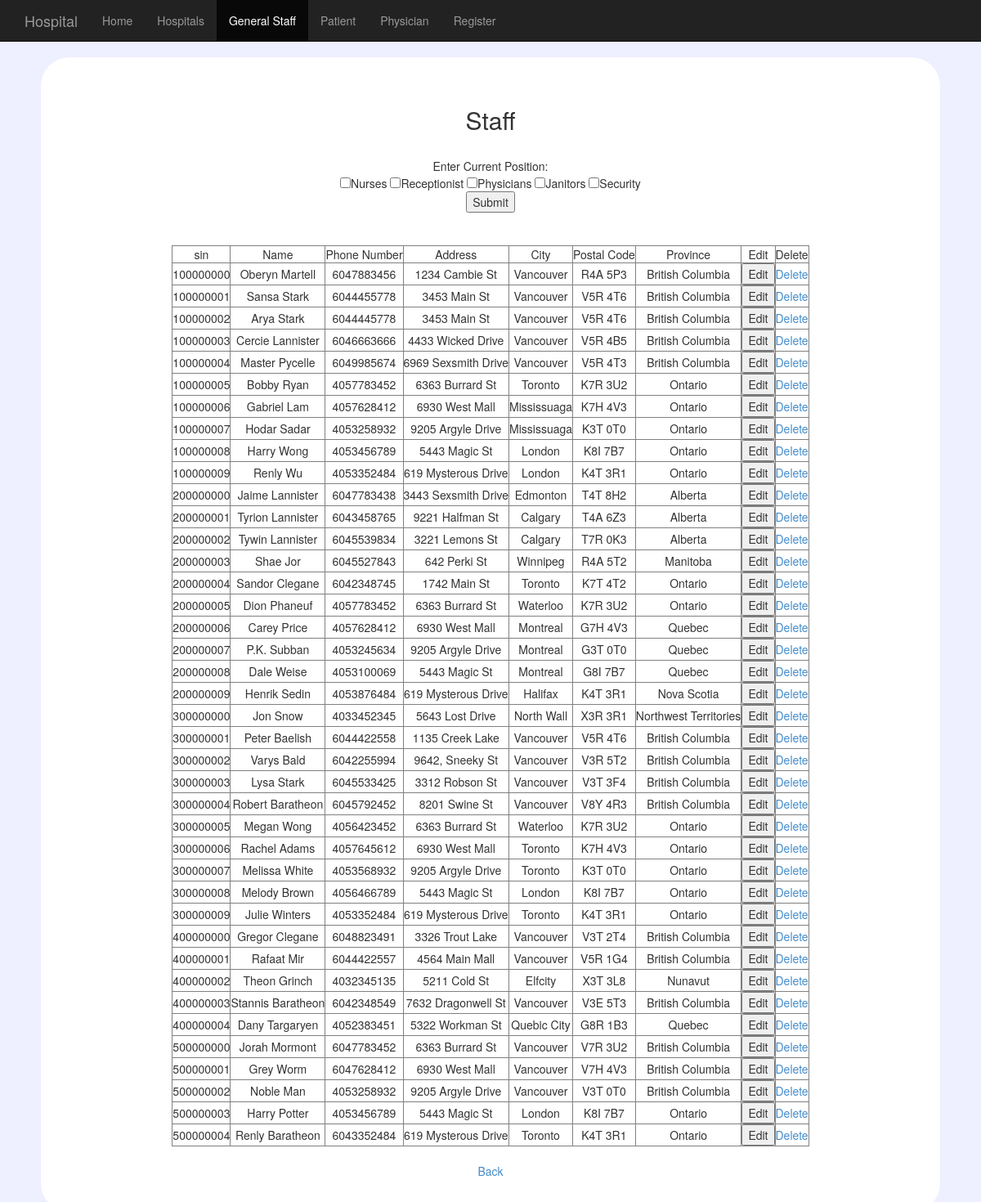
The page /?page=staff on the database its author committed.
### tables this page shows
CREATE TABLE Staff(
	sin INTEGER(9),
	name CHAR(20),
	phonenum CHAR(10),
	address CHAR(100),
	city CHAR(25),
	postal_code CHAR(7),
	province CHAR(30),
	PRIMARY KEY(SIN));

### public/staff.php (the view, shortened to what this page needs)
<h2>Staff</h2>
<br>
Enter Current Position:
<form method="post" action="">
	<input type="checkbox" name="Staff[]" value="Nurse">Nurses
	<input type="checkbox" name="Staff[]" value="Receptionist">Receptionist
	<input type="checkbox" name="Staff[]" value="Physician">Physicians
	<input type="checkbox" name="Staff[]" value="Janitor">Janitors
	<input type="checkbox" name="Staff[]" value="Security">Security
	<br>
	<input type="submit" name="division" value="Submit">
	<br><br><br>
</form>
<?php
	$query_staff = "SELECT * FROM staff;";
?>
<table align="center" border="1">
          <tr>
          <td>sin</td>
          <td>Name</td>
          <td>Phone Number</td>
          <td>Address</td>
          <td>City</td>
          <td>Postal Code</td>
          <td>Province</td>
		  <td>Edit</td>
          <td>Delete</td>
          </tr>
          <?php
          $result = mysql_query($query_staff);
          while ($subject = mysql_fetch_assoc($result)) {
          ?>
          <tr>
          <td><?php  echo $subject["sin"]."<br/>";?></td>
          <td><?php  echo $subject["name"]."<br/>";?></td>
          <td><?php  echo $subject["phonenum"]."<br/>";?></td>
          <td><?php  echo $subject["address"]."<br/>";?></td>
          <td><?php  echo $subject["city"]."<br/>";?></td>
          <td><?php  echo $subject["postal_code"]."<br/>";?></td>
          <td><?php  echo $subject["province"]."<br/>";?></td>
		  <td><form method="post" action="?page=pedit">
			<input type="submit" name="edit-request-staff" value="Edit">
			</form></td>
          <td><a href="private/delete.php?class=staff&sin=<?php echo $subject["sin"]; ?>">Delete</a> </td>
          </tr>
          <?php
          }
           ?>
        </table>
        <br>
<a href="javascript:history.go(-1)">Back</a>

### index.php (shortened to what this page needs)
<!DOCTYPE html>
<html lang="en">
  <head>
    <link href="public/css/bootstrap.min.css" rel="stylesheet">
    <link href="public/css/starter-template.css" rel="stylesheet">
  </head>
  <body>
    <div class="navbar navbar-inverse navbar-fixed-top" role="navigation">
      <div class="container">
        <div class="navbar-header">
          <a class="navbar-brand" href="?page=home">Hospital</a>
        </div>
        <div class="collapse navbar-collapse">
          <ul class="nav navbar-nav">
            <li <?php if(!isset($_GET["page"]) || $_GET["page"]=="home") echo 'class="active"'; ?>><a href="?page=home">Home</a></li>
			<li <?php if(isset($_GET["page"]) && $_GET["page"]=="hospital") echo 'class="active"'; ?>><a href="?page=hospital">Hospitals</a></li>
            <li <?php if(isset($_GET["page"]) && $_GET["page"]=="staff") echo 'class="active"'; ?>><a href="?page=staff">General Staff</a></li>
            <li <?php if(isset($_GET["page"]) && $_GET["page"]=="patient") echo 'class="active"'; ?>><a href="?page=patient">Patient</a></li>
            <li <?php if(isset($_GET["page"]) && $_GET["page"]=="physician") echo 'class="active"'; ?>><a href="?page=physician">Physician</a></li>
            <li <?php if(isset($_GET["page"]) && $_GET["page"]=="register") echo 'class="active"'; ?>><a href="?page=register">Register</a></li>
          </ul>
        </div>
      </div>
    </div>
    <div class="container">
      <div class="starter-template">
        <?php
        if (isset($_GET["page"]) && $_GET["page"]=="physician" )
          {include_once("public/physician.php");}
        elseif (isset($_GET["page"]) && $_GET["page"]=="staff")
          {include_once("public/staff.php");}
        elseif (isset($_GET["page"]) && $_GET["page"]=="patient")
          {include_once("public/patient.php");}
        elseif (isset($_GET["page"]) && $_GET["page"]=="register")
          {include_once("public/register.php");}
		elseif (isset($_GET["page"]) && $_GET["page"]=="hospital")
          {include_once("public/hospital.php");}
		elseif (isset($_GET["page"]) && $_GET["page"]=="pedit")
          {include_once("public/pedit.php");}
		elseif (isset($_GET["page"]) && $_GET["page"]=="pappointments")
          {include_once("public/pappointments.php");}
		elseif (isset($_GET["page"]) && $_GET["page"]=="roomstay")
          {include_once("public/roomstay.php");}
		elseif (isset($_GET["page"]) && $_GET["page"]=="room")
          {include_once("public/room.php");}
        else
          {include_once("public/home.php");}
        ?>
      </div>
    </div>
  </body>
</html>

### public/css/starter-template.css (style rules this page uses)
body { padding-top: 50px; background-color: #EEEFFF; }
.starter-template { margin: 20px; border: 5px; border-radius: 35px; padding: 40px 15px; text-align: center; background-color: #FFFFFF; }

### rows shown on the page
staff: sin "100000000", name "Oberyn Martell", phonenum "6047883456", address "1234 Cambie St", city "Vancouver", postal_code "R4A 5P3", province "British Columbia"
staff: sin "100000001", name "Sansa Stark", phonenum "6044455778", address "3453 Main St", city "Vancouver", postal_code "V5R 4T6", province "British Columbia"
staff: sin "100000002", name "Arya Stark", phonenum "6044445778", address "3453 Main St", city "Vancouver", postal_code "V5R 4T6", province "British Columbia"
staff: sin "100000003", name "Cercie Lannister", phonenum "6046663666", address "4433 Wicked Drive", city "Vancouver", postal_code "V5R 4B5", province "British Columbia"
staff: sin "100000004", name "Master Pycelle", phonenum "6049985674", address "6969 Sexsmith Drive", city "Vancouver", postal_code "V5R 4T3", province "British Columbia"
staff: sin "100000005", name "Bobby Ryan", phonenum "4057783452", address "6363 Burrard St", city "Toronto", postal_code "K7R 3U2", province "Ontario"
staff: sin "100000006", name "Gabriel Lam", phonenum "4057628412", address "6930 West Mall", city "Mississuaga", postal_code "K7H 4V3", province "Ontario"
staff: sin "100000007", name "Hodar Sadar", phonenum "4053258932", address "9205 Argyle Drive", city "Mississuaga", postal_code "K3T 0T0", province "Ontario"
staff: sin "100000008", name "Harry Wong", phonenum "4053456789", address "5443 Magic St", city "London", postal_code "K8I 7B7", province "Ontario"
staff: sin "100000009", name "Renly Wu", phonenum "4053352484", address "619 Mysterous Drive", city "London", postal_code "K4T 3R1", province "Ontario"
staff: sin "200000000", name "Jaime Lannister", phonenum "6047783438", address "3443 Sexsmith Drive", city "Edmonton", postal_code "T4T 8H2", province "Alberta"
staff: sin "200000001", name "Tyrion Lannister", phonenum "6043458765", address "9221 Halfman St", city "Calgary", postal_code "T4A 6Z3", province "Alberta"
staff: sin "200000002", name "Tywin Lannister", phonenum "6045539834", address "3221 Lemons St", city "Calgary", postal_code "T7R 0K3", province "Alberta"
staff: sin "200000003", name "Shae Jor", phonenum "6045527843", address "642 Perki St", city "Winnipeg", postal_code "R4A 5T2", province "Manitoba"
staff: sin "200000004", name "Sandor Clegane", phonenum "6042348745", address "1742 Main St", city "Toronto", postal_code "K7T 4T2", province "Ontario"
staff: sin "200000005", name "Dion Phaneuf", phonenum "4057783452", address "6363 Burrard St", city "Waterloo", postal_code "K7R 3U2", province "Ontario"
staff: sin "200000006", name "Carey Price", phonenum "4057628412", address "6930 West Mall", city "Montreal", postal_code "G7H 4V3", province "Quebec"
staff: sin "200000007", name "P.K. Subban", phonenum "4053245634", address "9205 Argyle Drive", city "Montreal", postal_code "G3T 0T0", province "Quebec"
staff: sin "200000008", name "Dale Weise", phonenum "4053100069", address "5443 Magic St", city "Montreal", postal_code "G8I 7B7", province "Quebec"
staff: sin "200000009", name "Henrik Sedin", phonenum "4053876484", address "619 Mysterous Drive", city "Halifax", postal_code "K4T 3R1", province "Nova Scotia"
staff: sin "300000000", name "Jon Snow", phonenum "4033452345", address "5643 Lost Drive", city "North Wall", postal_code "X3R 3R1", province "Northwest Territories"
staff: sin "300000001", name "Peter Baelish", phonenum "6044422558", address "1135 Creek Lake", city "Vancouver", postal_code "V5R 4T6", province "British Columbia"
staff: sin "300000002", name "Varys Bald", phonenum "6042255994", address "9642, Sneeky St", city "Vancouver", postal_code "V3R 5T2", province "British Columbia"
staff: sin "300000003", name "Lysa Stark", phonenum "6045533425", address "3312 Robson St", city "Vancouver", postal_code "V3T 3F4", province "British Columbia"
staff: sin "300000004", name "Robert Baratheon", phonenum "6045792452", address "8201 Swine St", city "Vancouver", postal_code "V8Y 4R3", province "British Columbia"
staff: sin "300000005", name "Megan Wong", phonenum "4056423452", address "6363 Burrard St", city "Waterloo", postal_code "K7R 3U2", province "Ontario"
staff: sin "300000006", name "Rachel Adams", phonenum "4057645612", address "6930 West Mall", city "Toronto", postal_code "K7H 4V3", province "Ontario"
staff: sin "300000007", name "Melissa White", phonenum "4053568932", address "9205 Argyle Drive", city "Toronto", postal_code "K3T 0T0", province "Ontario"
staff: sin "300000008", name "Melody Brown", phonenum "4056466789", address "5443 Magic St", city "London", postal_code "K8I 7B7", province "Ontario"
staff: sin "300000009", name "Julie Winters", phonenum "4053352484", address "619 Mysterous Drive", city "Toronto", postal_code "K4T 3R1", province "Ontario"
staff: sin "400000000", name "Gregor Clegane", phonenum "6048823491", address "3326 Trout Lake", city "Vancouver", postal_code "V3T 2T4", province "British Columbia"
staff: sin "400000001", name "Rafaat Mir", phonenum "6044422557", address "4564 Main Mall", city "Vancouver", postal_code "V5R 1G4", province "British Columbia"
staff: sin "400000002", name "Theon Grinch", phonenum "4032345135", address "5211 Cold St", city "Elfcity", postal_code "X3T 3L8", province "Nunavut"
staff: sin "400000003", name "Stannis Baratheon", phonenum "6042348549", address "7632 Dragonwell St", city "Vancouver", postal_code "V3E 5T3", province "British Columbia"
staff: sin "400000004", name "Dany Targaryen", phonenum "4052383451", address "5322 Workman St", city "Quebic City", postal_code "G8R 1B3", province "Quebec"
staff: sin "500000000", name "Jorah Mormont", phonenum "6047783452", address "6363 Burrard St", city "Vancouver", postal_code "V7R 3U2", province "British Columbia"
staff: sin "500000001", name "Grey Worm", phonenum "6047628412", address "6930 West Mall", city "Vancouver", postal_code "V7H 4V3", province "British Columbia"
staff: sin "500000002", name "Noble Man", phonenum "4053258932", address "9205 Argyle Drive", city "Vancouver", postal_code "V3T 0T0", province "British Columbia"
staff: sin "500000003", name "Harry Potter", phonenum "4053456789", address "5443 Magic St", city "London", postal_code "K8I 7B7", province "Ontario"
staff: sin "500000004", name "Renly Baratheon", phonenum "6043352484", address "619 Mysterous Drive", city "Toronto", postal_code "K4T 3R1", province "Ontario"
